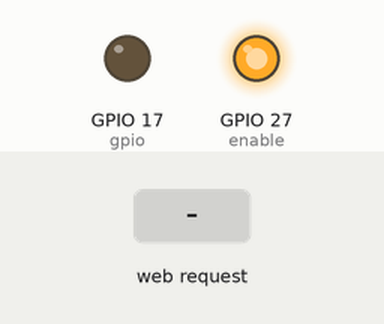
Recording of a program running on a simulated Raspberry Pi (BCM pin numbers). Shown: output pins drawn as LEDs (lit = HIGH). The test bench sets the inputs (shaded band). The clock reads 2024-03-15 10:24:30 at power-on unless the program sets it; what the program prints to the terminal is not drawn.

Above: at 1.2 s.
1.3 s: HTTP request for /send received with the fields numberInput=50
At 2.6 s:
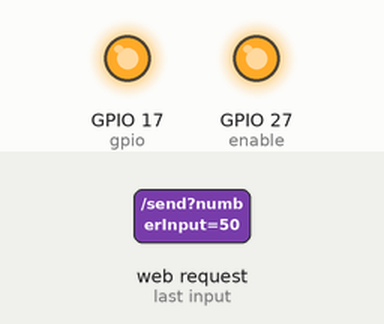
Timing chart, 0 to 52.8 s (numbered marks = the images above; inputs shaded):
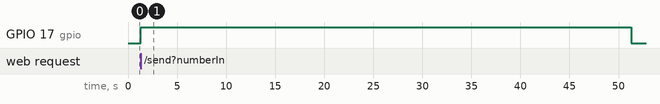

The program:

app.py
```python
from flask import Flask
from flask import render_template
from flask import request
import RPi.GPIO as GPIO
import time
import subprocess

# global constants
on_temp = 65
off_temp = 55
gpio = 17
enable = 27

GPIO.setwarnings(False)
GPIO.setmode(GPIO.BCM)
GPIO.setup(gpio, GPIO.OUT)
GPIO.setup(enable, GPIO.OUT)
pwm = GPIO.PWM(enable, 100)
pwm.start(100)

app = Flask(__name__)

@app.route('/')
def html_page():
    return render_template('index.html')

@app.route('/send', methods=['POST'])
def send():
    number_input = request.form.get('numberInput', '')
    # Use the 'number' variable for further processing
    rotate_fan(int(number_input))
    return 'Received number: ' + number_input

def rotate_fan(specified_time):
    GPIO.output(gpio, GPIO.HIGH)
    time.sleep(specified_time)
    GPIO.output(gpio, GPIO.LOW)

if __name__ == '__main__':
    app.run(debug=True, host='0.0.0.0')
```

Measured:
- after the input at 1.3 s, GPIO 17 (gpio): LOW → HIGH at once, → LOW 50.0 s later
